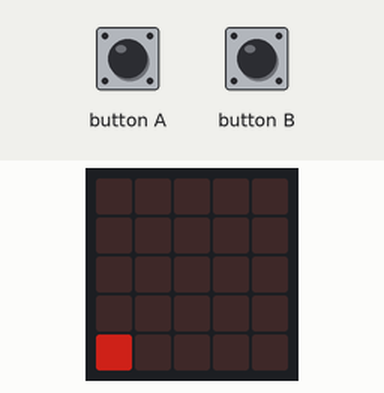
Simulated run of this program. Board: BBC micro:bit running MicroPython. Parts: the board's 5×5 LED display. The test bench sets the inputs (shaded band). Dim RGB values are drawn brighter than linear; random numbers come from a fixed seed; no radio messages arrive unless stated (any console line starting 'radio sent:' is added by the test bench); what the program prints to the serial console is not drawn.

Above: at 1.2 s.
1.3 s: button A pressed 5 times (0.12 s each, 0.3 s apart)
At 2.17 s:
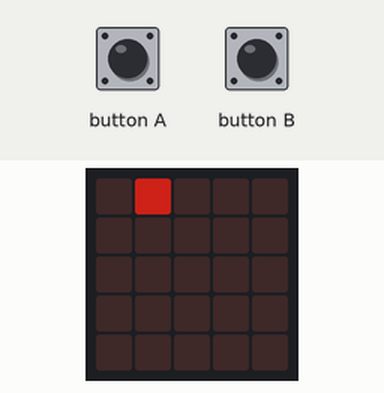
At 3.6 s:
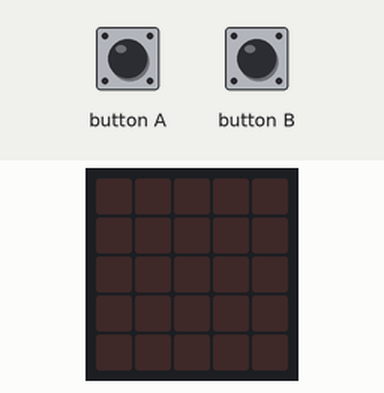
Timing chart, 0 to 3.1 s (numbered marks = the images above; inputs shaded):
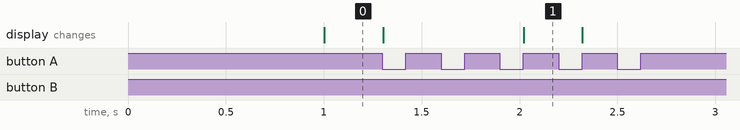

The program:

steady_transmitter.py
```python
"""
Transmits continuously a message on a randomly selected channel. Buttons A/B
change channel up/down. When shaken, picks one randomly.

Used in conjunction with scanner.py.
"""
import random

import radio
from microbit import accelerometer, button_a, button_b, display


def new_channel():
    return random.randrange(100)


def xy(channel):
    x = channel // 20
    y = channel // 4 % 5
    return x, y

radio.on()

channel = new_channel()
x, y = xy(channel)
radio.config(channel=channel)

while True:
    display.set_pixel(x, y, 4)
    radio.send('hello, microbit')
    display.set_pixel(x, y, 0)
    if accelerometer.is_gesture('shake'):
        channel = new_channel()
        radio.config(channel=channel)
        x, y = xy(channel)
    if button_a.was_pressed():
        channel += 1
        radio.config(channel=channel)
        if channel > 99:
            channel = 0
        x, y = xy(channel)
    if button_b.was_pressed():
        channel -= 1
        radio.config(channel=channel)
        if channel == 0:
            channel = 99
        x, y = xy(channel)

radio.off()
```
